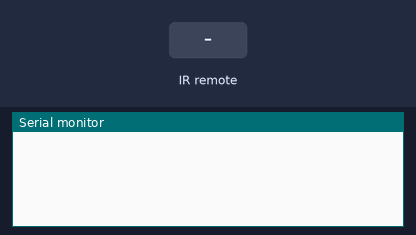
This sketch was run on a simulated Arduino Uno, built with avr-gcc and run on an emulated ATmega328P. Shown: the last lines printed to the serial monitor. The test bench sets the inputs (shaded band).

Above: at 1.2 s.
1.3 s: infrared code 0xFF6897 received
At 1.9 s:
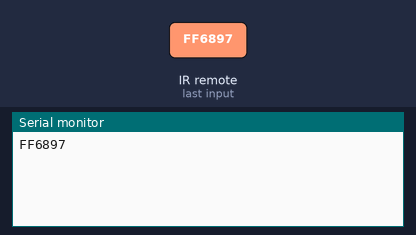
At 4.2 s:
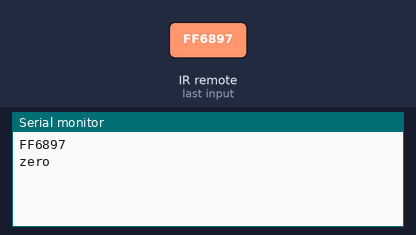

The sketch:

Lesson64_New_Ard.ino
```cpp
#include <IRremote.h>
int irPin=9;
IRrecv IR(irPin);
decode_results cmd;
String myCom;
int DT=1500;

void setup() {
  // put your setup code here, to run once:
Serial.begin(9600);
pinMode(irPin,INPUT);
IR.enableIRIn();
}

void loop() {
  // put your main code here, to run repeatedly:

while (IR.decode(&cmd)==0){

}

Serial.println(cmd.value,HEX);
delay(DT);
IR.resume();
if (cmd.value==0xFF6897){
  myCom="zero";
  Serial.println(myCom);
}


}
```

Measured:
- after the input at 1.3 s, the serial monitor: prints a new line at once (image 1)
